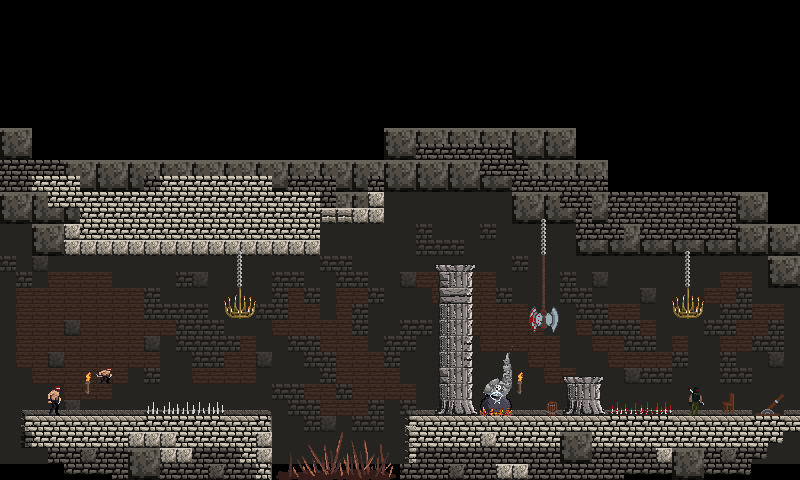

A 2D game scene composited from a Tiled map and its tileset images. What follows is a short description and the map's XML, with each tile layer's data collapsed to a summary:
An orthogonal 50x30 tile map with 16x16 px tiles, 6 tile layers (Background 1, background tile, wood, Tile Layer 1, ...), 3 tilesets.

<map version="1.2" tiledversion="1.2.2" orientation="orthogonal" renderorder="right-down" width="50" height="30" tilewidth="16" tileheight="16" infinite="0" nextlayerid="8" nextobjectid="1">
 <tileset firstgid="1" source="Tileset1.tsx" />
 <tileset firstgid="577" source="Collisions.tsx" />
 <tileset firstgid="589" source="GameObjects.tsx" />
 <layer id="2" name="Background 1" width="50" height="30">
  <data>[1500 cells, 1500 non-empty, 3 distinct tile ids]</data>
 </layer>
 <layer id="6" name="background tile" width="50" height="30">
  <data>[1500 cells, 270 non-empty, 13 distinct tile ids]</data>
 </layer>
 <layer id="7" name="wood" width="50" height="30" opacity="0.41">
  <data>[1500 cells, 235 non-empty, 3 distinct tile ids]</data>
 </layer>
 <layer id="1" name="Tile Layer 1" width="50" height="30">
  <data>[1500 cells, 254 non-empty, 76 distinct tile ids]</data>
 </layer>
 <layer id="3" name="props" width="50" height="30">
  <data>[1500 cells, 60 non-empty, 37 distinct tile ids]</data>
 </layer>
 <layer id="5" name="player" width="50" height="30">
  <data>[1500 cells, 5 non-empty, 5 distinct tile ids]</data>
 </layer>
</map>